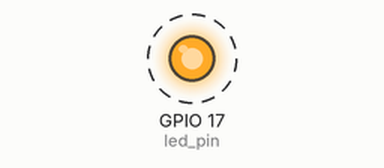
This program was run on a simulated Raspberry Pi (BCM pin numbers). Shown: output pins drawn as LEDs (lit = HIGH). Dashed ring = blinking. Threads take turns every 2 ms; what the program prints to the terminal is not drawn.

Above: at 0.2 s.
Timing chart, 0 to 3.0 s (numbered marks = the images above):
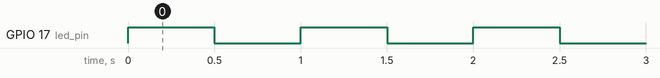

Measured:
- by itself, GPIO 17 (led_pin): alternates HIGH for 0.50 s and LOW for 0.50 s

The program:

_13_threading_3.py
```python
import threading
import time
import RPi.GPIO as GPIO

led_pin = 17

flag_exit = False
def blink_led():
  while True:
    GPIO.output(led_pin, True)
    time.sleep(0.5)
    GPIO.output(led_pin, False)
    time.sleep(0.5)

    if flag_exit: break

GPIO.setmode(GPIO.BCM)
GPIO.setup(led_pin, GPIO.OUT)

tBL = threading.Thread(target=blink_led)
tBL.start()

try:
  while True:
    print("main")
    time.sleep(1.0);

except KeyboardInterrupt:
  pass

flag_exit = True
tBL.join()
```
